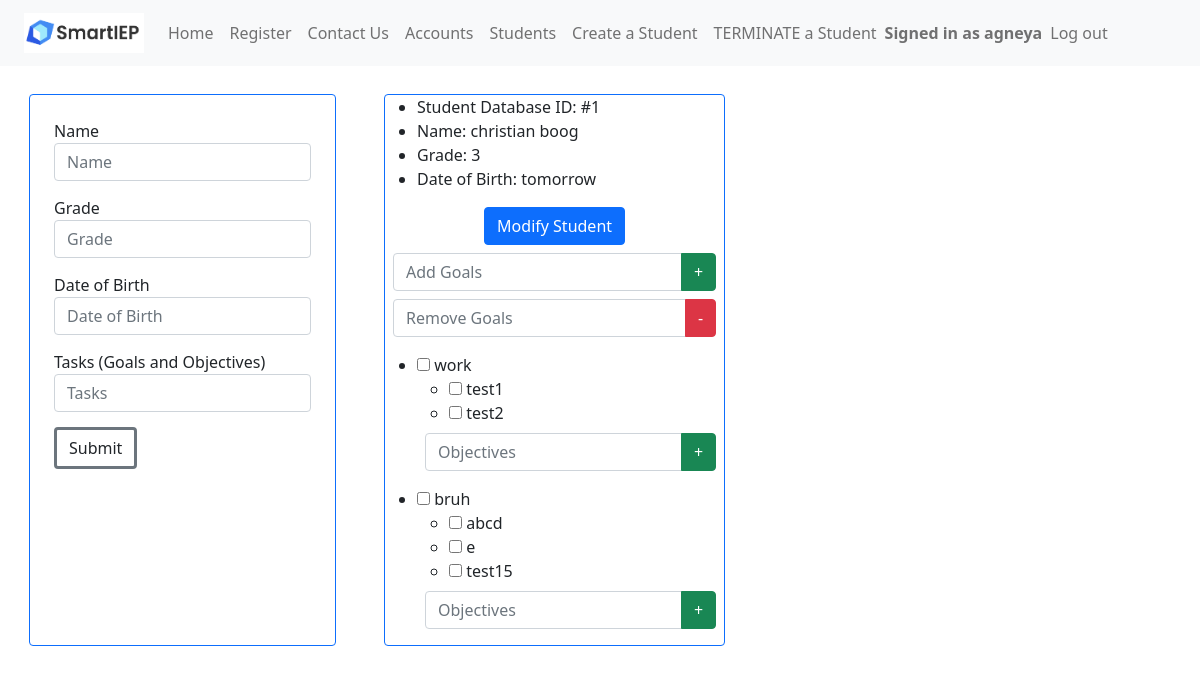
The page /students (signed in) on the database as committed earlier.
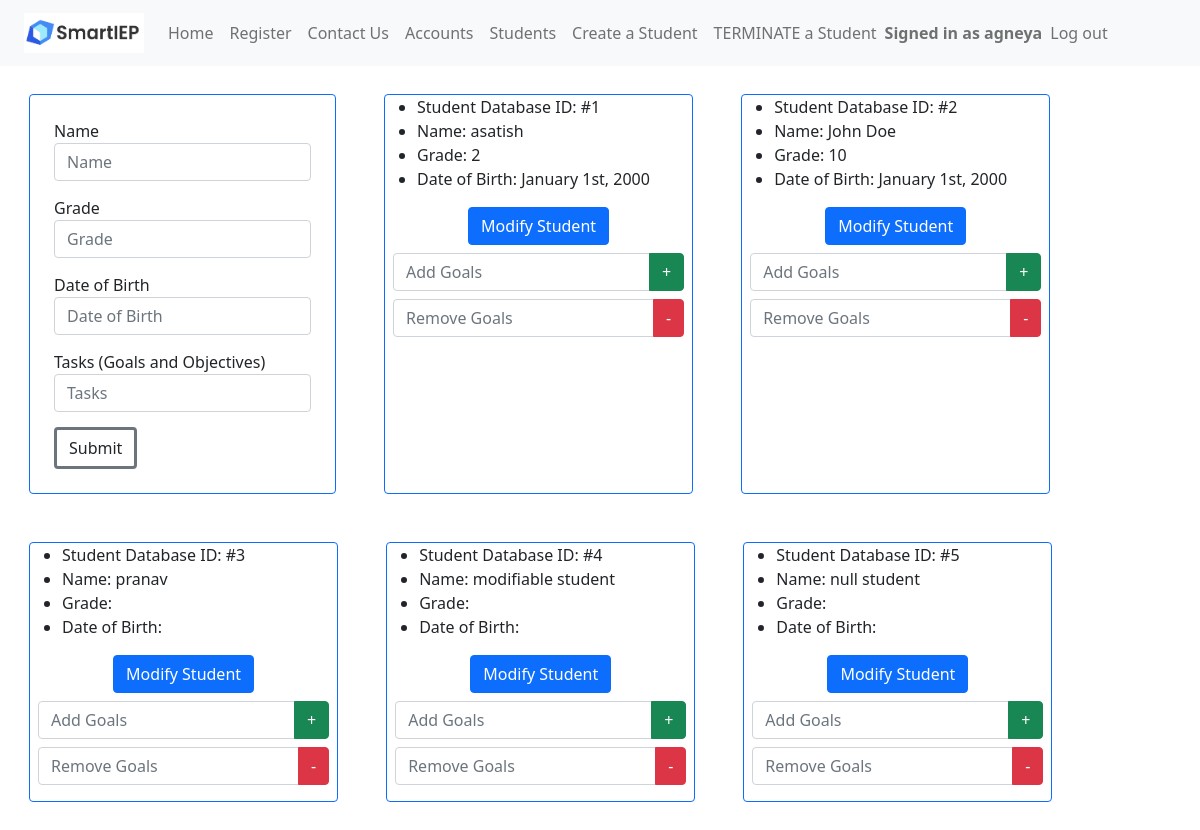
The same page on the database as committed later.
### app.py (models this page shows, shortened)
class Accounts(UserMixin, db.Model):
	__tablename__ = 'accounts'
	account_id = db.Column(db.Integer, primary_key=True)
	callname = db.Column(db.String(200),nullable=False)
	username = db.Column(db.String(200),nullable=False)
	password = db.Column(db.String(200),nullable=False)

class Students(db.Model):
	__tablename__ = 'students'
	student_id = db.Column(db.Integer, primary_key=True)
	name = db.Column(db.String(200),nullable=False)
	grade = db.Column(db.Integer)
	dateofbirth = db.Column(db.String(200),nullable=False)
	tasks = db.Column(db.String(500),nullable=False)

### app.py (the view, shortened to what this page needs)
@main.route("/students", methods=('GET', 'POST'))
@login_required
def students():
	students = Students.query.all()
	return render_template('students.html',students=students)

### app.py (called while the page is built)
@login_manager.user_loader
def load_user(account_id):
    return Accounts.query.get(int(account_id))

@app.context_processor
def utility_processor():
	def parse_tasks(newData):
		if (newData != ""):
			goalArrays = []
			for i in range(MAX_GOALS):
				goalArrays.append([])
			parts = newData[:-1].split(";")
			counter = 0
			for part in parts:
				if part[1] == "[":
					part = re.sub("\[.*?\]","[]",part)
					part = part.replace("[","").replace("]","")
					goalArrays[counter].append(part)
					counter = counter + 1
			for part in parts:
				if part[1] == "(":
					goalKey = int(part[part.find("(")+1:part.find(")")])
					part = re.sub("\(.*?\)","()",part)
					part = part.replace("(","").replace(")","")
					goalArrays[goalKey].append(part)
			return goalArrays
		else:
			return []
	return dict(parse_tasks=parse_tasks)

### templates/students.html (shortened to what this page needs)
<!DOCTYPE html>
<html lang="en">
    <head>
        <link href="https://cdn.jsdelivr.net/npm/bootstrap@5.0.2/dist/css/bootstrap.min.css" rel="stylesheet">
    </head>
    <header>
      {% include 'nav.html' %}
    </header>
    <body>
        <div class="content">
            <div class="m-4 border border-primary rounded">
                <form class="m-4" method="post" action="/createstudent">
                    <div class="form-group">
                        <label for="stuname">Name</label>
                        <input class="form-control" name="stuname" id="stuname"
                            placeholder="Name">
                    </div>
                    <div class="form-group">
                        <label for="stugrade">Grade</label>
                        <input type="number" class="form-control" name="stugrade" id="stugrade"
                            placeholder="Grade">
                    </div>
                    <div class="form-group">
                        <label for="studob">Date of Birth</label>
                        <input class="form-control" name="studob" id="studob"
                            placeholder="Date of Birth">
                    </div>
                    <div class="form-group">
                        <label for="stutasks">Tasks (Goals and Objectives)</label>
                        <input class="form-control" name="stutasks" id="stutasks"
                            placeholder="Tasks">
                    </div>
                    <div class="form-group">
                        <button type="submit" class="btn btn-default border border-secondary border-3">Submit</button>
                    </div>
                </form>
            </div>
            {% for student in students %}
                <div class="m-4 border border-primary rounded">
                    <ul>
                        <li>Student Database ID: #{{ student.student_id }}</li>
                        <li>Name: {{ student.name }}</li>
                        <li>Grade: {{ student.grade }}</li>
                        <li>Date of Birth: {{ student.dateofbirth }}</li>
                    </ul>
                    <div class="container">
                        <div class="d-flex justify-content-center align-items-center">
                            <button class="btn btn-primary" type="button" data-toggle="collapse" data-target="#dropDownForm{{ student.student_id }}" aria-expanded="false" aria-controls="dropDownForm">
                                Modify Student
                            </button>
                        </div>
                    </div>
                    <form method="post" class="m-2" action="/addgoal">
                        <div class="input-group">
                          <input type="text" class="form-control" name="add_goal{{ student.student_id }}" id="add_goal" placeholder="Add Goals">
                          <button type="submit" class="btn btn-success" name="submit_goal" value="submit{{ student.student_id }}">+</button>
                        </div>
                    </form>
                    <form method="post" class="m-2" action="/removegoal">
                        <div class="input-group mb-3">
                            <input type="text" class="form-control" name="remove_goal{{ student.student_id }}" id="input_goal" placeholder="Remove Goals">
                            <button type="submit" class="btn btn-danger" name="remove_goal" value="remove{{ student.student_id }}">-</button>
                          </div>
                    </form>
                    {% for taskarr in parse_tasks(student.tasks) if not taskarr|length == 0%}
                        <ul class="mt-1">
                            <li>
                                <input type="checkbox" {% if taskarr[0][0] == "1" %} checked="checked"{% endif %}> {{ taskarr[0][1:] }}</input>
                            </li>
                                <ul>
                                    {% set counter = 1%}
                                    {% for objective in taskarr[1:] %}
                                        <li>
                                            <input type="checkbox" {% if taskarr[loop.index][0] == "1" %} checked="checked"{% endif %}> {{ taskarr[loop.index][1:] }}</input>
                                        </li>
                                    {% endfor %}
                                </ul>
                                <form method="post" class="m-2" action="/addobjectives">
                                    <div class="input-group mb-3">
                                      <input type="text" class="form-control" name="{{ student.student_id }}obj{{ loop.index }}" id="add_objective" placeholder="Objectives">
                                      <button class="btn btn-success" type="submit" name="add_objective" value="{{ student.student_id }};{{ loop.index }}">+</button>
                                    </div>
                                </form>
                        </ul>
                    {% endfor %}
                </div>
            {% endfor %}
        </div>
    </body>
</html>

### templates/nav.html (shortened to what this page needs)
<nav class="px-4 navbar fixed-top navbar-expand-lg navbar-light bg-light">
    <a class="navbar-brand" href="/"><img src="static\smartieplogo.png" width="120" height="40"></a>
    <div>
      <ul class="navbar-nav mr-auto">
        <li class="nav-item active">
          <a class="nav-link" href="/signin">Home</a>
        </li>
        <li class="nav-item">
          <a class="nav-link" href="/register">Register</a>
        </li>
        <li class="nav-item">
          <a class="nav-link" href="/contactus">Contact Us</a>
        </li>
        {% if current_user.is_authenticated %}
        <li class="nav-item">
          <a class="nav-link" href="/accounts">Accounts</a>
        </li>
        <li class="nav-item">
          <a class="nav-link" href="/students">Students</a>
        </li>
        <li class="nav-item">
          <a class="nav-link" href="/createstudent">Create a Student</a>
        </li>
        <li class="nav-item">
          <a class="nav-link" href="/terminatestudent">TERMINATE a Student</a>
        </li>
        <span class="navbar-text navbar-right">
          <b>Signed in as {{ current_user.callname }}</b>
        </span>
        <li class="nav-item">
          <a class="nav-link" href="/logout">Log out</a>
        </li>
      </ul>
        {% endif %}
    </div>
  </nav>

### templates/students.html (style rules this page uses)
.form-group { margin-top:15px; }
.content { margin: 5px; width: 100%; display: flex; flex-direction: row; flex-wrap: wrap; }
body { padding-top: 60px; }

Rows that differ between the two databases and show on the page:
changed Students id 1: name "christian boog" → "asatish"; grade "3" → "2"; dateofbirth "tomorrow" → "January 1st, 2000"
added Students: student_id "2", name "John Doe", grade "10", dateofbirth "January 1st, 2000"
added Students: student_id "3", name "pranav"
added Students: student_id "4", name "modifiable student"
added Students: student_id "5", name "null student"
Other text that changed with them:
list line gone: "☐ work ☐ test1 ☐ test2  +"
list line gone: "☐ bruh ☐ abcd ☐ e ☐ test15  +"
